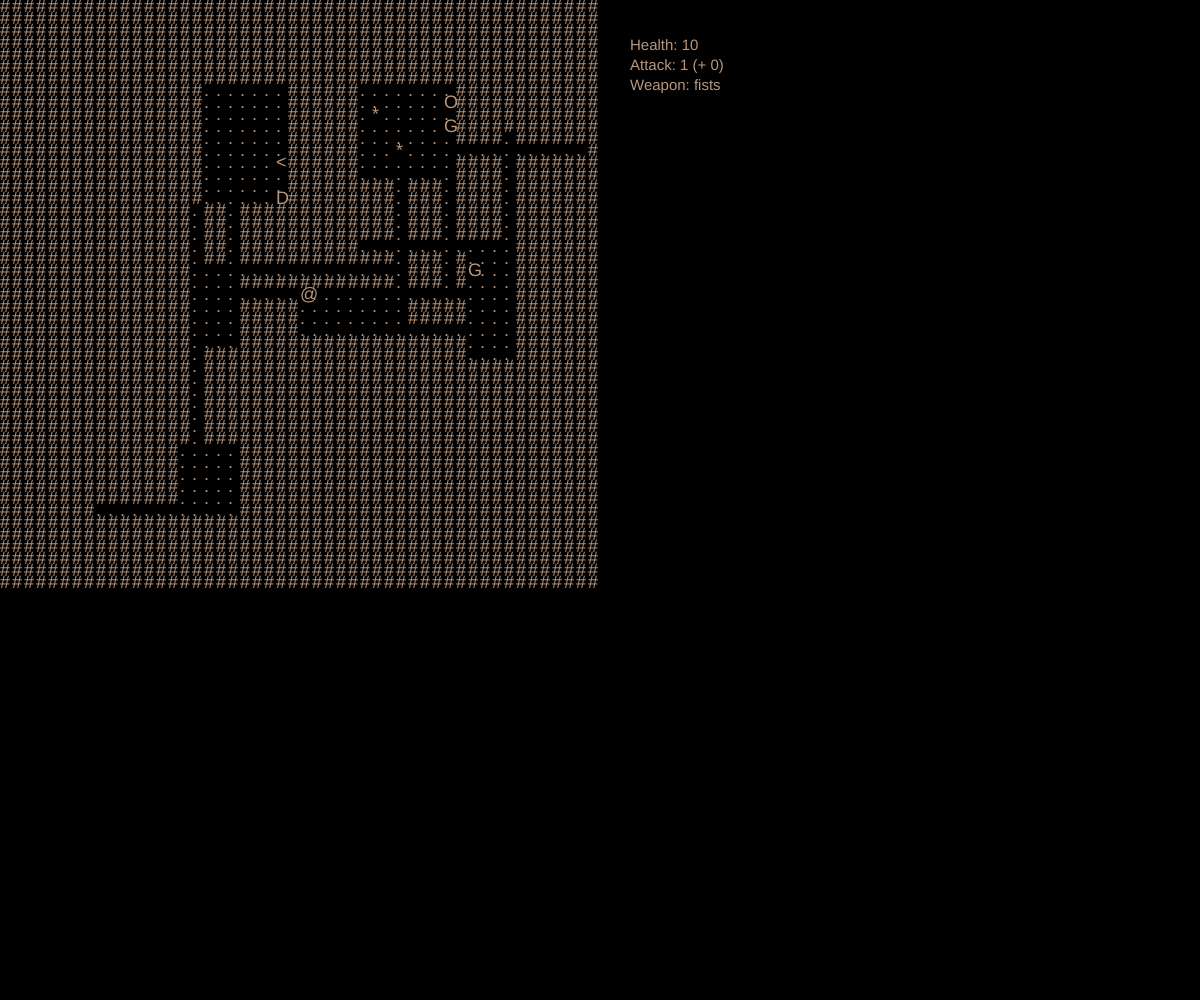
Frame 1 (no input)
Frame 60 (no input): identical to frame 1, image omitted
Frame 120 (the mouse pressed at the canvas centre since frame 60): identical to frame 1, image omitted

The p5.js sketch that drew this single still picture (run headless with seeded random() and noise() and a simulated clock; from frame 60 on, the mouse is pressed at the canvas centre):

// p5.js sketch
// ── sketch.js
// Project Title
// Your Name
// Date
//
// Extra for Experts:
// - describe what you did to take this project "above and beyond"


class Map{
  constructor(){
    this.map = [];
    this.mapSize = 50;
    this.mapTileSize = 12;
    this.textSize = 18;

    this.currentRoomHeight;
    this.currentRoomWidth;
    this.maxRoomSize = 11;
    this.minRoomSize = 4;
    this.roomX;
    this.roomY;
    this.roomXChange;
    this.roomYChange;

    this.corridorX;
    this.corridorY;
    this.corridorDirection;
    this.corridorLastDirection;
    this.corridorXChange;
    this.corridorYChange;
    this.corridorMaxLength = 12;
    this.corridorMinLength = 5;
    this.corridorLength;

    this.stairX = 0;
    this.stairY = 0;

    this.entities = [];
    this.items = [];
    this.maxItemsOnMap = 5;
    this.itemsOnMap;

    this.maxMonstersOnMap = 5;
    this.monstersOnMap;



  }

  //fills empty map with wall ("#");
  createEmptyMap(size){
    for (let columns = 0; columns < size; columns++){
      this.map.push([]);
      for (let rows = 0; rows < size; rows++){
        this.map[columns].push("#");
      }
    }
  }

  //places the "seed room" into map, which will be used as a base to draw the other rooms
  placeSeedRoom(x, y){
    this.currentRoomWidth = random(2, this.maxRoomSize);
    this.currentRoomHeight = random(2, this.maxRoomSize);

    for (let yPos = y; yPos < y + this.currentRoomHeight; yPos++){
      for (let xPos = x; xPos < x + this.currentRoomWidth; xPos++){
        this.map[yPos][xPos] = ".";
      }

    }
  }


  //picks a random spot that isn't "." to start a corridor
  pickCorridorSpot(){
    this.corridorX = Math.floor(random(1, this.mapSize));
    this.corridorY = Math.floor(random(1, this.mapSize));

    while (this.map[this.corridorY][this.corridorX] !== "."){
      this.corridorX = Math.floor(random(1, this.mapSize));
      this.corridorY = Math.floor(random(1, this.mapSize));
    }
  }

  //finds a suitable spot to place next corridor
  pickCorridorDirectionAndLength(){

    this.corridorDirection = Math.floor(random(4));

    //sets new direction if new one was same as old one
    while (this.corridorDirection === this.corridorLastDirection){
      this.corridorDirection = Math.floor(random(4));
    }



    //sets the last corridor direction
    this.corridorLastDirection = this.corridorDirection;


    //changes the corridor information based on a random number from 0 - 3 (four directions)
    switch(this.corridorDirection){

    case 0:
      this.corridorDirection = "left";
      this.corridorXChange = -1;
      this.corridorYChange = 0;
      break;

    case 1:
      this.corridorDirection = "right";
      this.corridorXChange = 1;
      this.corridorYChange = 0;
      break;

    case 2:
      this.corridorDirection = "up";
      this.corridorXChange = 0;
      this.corridorYChange = -1;
      break;

    case 3:
      this.corridorDirection = "down";
      this.corridorXChange = 0;
      this.corridorYChange = 1;
      break;
    }



    //snaps the start of the potential corridor to past the wall
    while (this.corridorY > 1 && this.corridorY < this.mapSize - 1 && this.corridorX > 1 && this.corridorX < this.mapSize - 1 && this.map[this.corridorY + this.corridorYChange][this.corridorX + this.corridorXChange] !== "#"){
      
      this.corridorX += this.corridorXChange;
      this.corridorY += this.corridorYChange;
      
    }

 
 
  }

  //calls pickCorridorSpot to find the spot and then draws the corridor
  addCorridor(){

   
    this.pickCorridorDirectionAndLength();
    this.corridorLength = Math.floor(random(this.corridorMinLength, this.corridorMaxLength));

    for (let i = 0; i < this.corridorLength; i++){
      this.corridorX += this.corridorXChange;
      this.corridorY += this.corridorYChange;
      if (this.corridorX > 0 && this.corridorX < this.mapSize -1 && this.corridorY > 0 && this.corridorY < this.mapSize -1 && this.map[this.corridorY][this.corridorX] !== "."){
        this.map[this.corridorY][this.corridorX] = "+";


        //changing the tile back to "#" and ends corridor if adjacent and parallel to a room
       
        if (this.corridorDirection === "up" || this.corridorDirection === "down"){
          if (this.map[this.corridorY][this.corridorX -1] === "." || this.map[this.corridorY][this.corridorX + 1] === "."){
            this.map[this.corridorY][this.corridorX] = "#";
            this.corridorLength = 0;

          }
          
       
        }
        else if (this.corridorDirection === "left" || this.corridorDirection === "right"){
          if (this.map[this.corridorY - 1][this.corridorX] === "." || this.map[this.corridorY + 1][this.corridorX] === "."){
            this.map[this.corridorY][this.corridorX] = "#";
            this.corridorLength = 0;

          }

          
        }
        
      }
      

      
      
    


    }
    
  }


  //generates coordinates and dimensions of potential room
  potentialRoom(){

    //sets initial room location to end of corridor
    this.roomX = this.corridorX;
    this.roomY = this.corridorY;

    //sets size
    this.currentRoomHeight = Math.floor(random(this.minRoomSize, this.maxRoomSize));
    this.currentRoomWidth = Math.floor(random(this.minRoomSize, this.maxRoomSize));

    if (this.corridorDirection === "up"){
      this.roomYChange = -1;
      this.roomXChange = 1;
      if (this.roomX - Math.floor(this.currentRoomWidth/2) > 0) this.roomX -= Math.floor(this.currentRoomWidth/2);
    }
    else if (this.corridorDirection === "down"){
      this.roomYChange = 1;
      this.roomXChange = 1;
      if (this.roomX - Math.floor(this.currentRoomWidth/2) > 0) this.roomX -= Math.floor(this.currentRoomWidth/2);
      
    }
    else if (this.corridorDirection === "left"){
      this.roomXChange = -1;
      this.roomYChange = 1;
      if (this.roomY - Math.floor(this.currentRoomHeight/2) > 0) this.roomY -= Math.floor(this.currentRoomHeight/2);
      
    }
    else if (this.corridorDirection === "right"){
      this.roomXChange = 1;
      this.roomYChange = 1;
      if (this.roomY - Math.floor(this.currentRoomHeight/2) > 0) this.roomY -= Math.floor(this.currentRoomHeight/2);
    }

    //makes the room start after the corridor so it doesnt go into the corridor
    this.roomX += this.roomXChange;
    this.roomY += this.roomYChange;
  }

  //returns true if there is nothing in the way of the potential room and false if there is
  spotEmpty(){
    for (let y = this.roomY - this.roomYChange; y !== this.roomY + this.roomYChange*this.currentRoomHeight + this.roomYChange; y += this.roomYChange){
      for (let x = this.roomX - this.roomXChange; x !== this.roomX + this.roomXChange*this.currentRoomWidth + this.roomXChange; x += this.roomXChange){

        if (x <= 0 || x >= this.mapSize || y <= 0 || y >= this.mapSize) return false;

        if (this.map[y][x] === ".") return false;

       
       

      }
    }
    return true;

  }

  placeRoom(){
    this.potentialRoom();

    if (this.spotEmpty() === true){
      for (let y = this.roomY; y !== this.roomY + this.roomYChange*this.currentRoomHeight; y += this.roomYChange){
        for (let x = this.roomX; x !== this.roomX + this.roomXChange*this.currentRoomWidth; x += this.roomXChange){
          this.map[y][x] = ".";
        }
      }
    
    }
    else {
      this.pickCorridorDirectionAndLength();
      this.addCorridor();
    }
    
  }

  placeStair(){
    while(this.map[this.stairY][this.stairX] !== "."){
      this.stairY = Math.floor(random(0, this.mapSize));
      this.stairX = Math.floor(random(0, this.mapSize));
    }
    this.map[this.stairY][this.stairX] = "<";

  }

  addEntities(){
    this.entities.push(new Character);
    this.addMonsters();
    this.placeMonsters();
  }

  placeEntities(){
    for (let entity = 0; entity < this.entities.length; entity++){
      this.map[this.entities[entity].y][this.entities[entity].x] = this.entities[entity].avatar;
    }
  }

  addItems(){
    this.items = [];
    this.itemsOnMap = Math.floor(random(this.maxItemsOnMap));
    for (let item = 0; item < this.itemsOnMap; item++){
      this.items.push(new Weapon);
    }

  }

  placeItems(){
    for (let item = 0; item < this.items.length; item++){
      this.items[item].y = Math.floor(random(this.mapSize));
      this.items[item].x = Math.floor(random(this.mapSize));
      while (this.map[this.items[item].y][this.items[item].x] !== "."){
        this.items[item].y = Math.floor(random(this.mapSize));
        this.items[item].x = Math.floor(random(this.mapSize));
      }
      this.map[this.items[item].y][this.items[item].x] = this.items[item].avatar;
 
    }
  }

  pickupItems(){
    for (let item = 0; item < this.items.length; item++){
      this.items[item].checkIfFound(this.entities[0], this.items, item, this.map);
    }
  }

  addMonsters(){
    this.entities.splice(1);
    this.monstersOnMap = Math.floor(random(this.maxMonstersOnMap));
    for (let monster = 0; monster < this.monstersOnMap; monster++){
      this.entities.push(new Monster);
    }
  }

  placeMonsters(){
    for (let monster = 1; monster < this.entities.length; monster++){
      this.entities[monster].y = Math.floor(random(this.mapSize));
      this.entities[monster].x = Math.floor(random(this.mapSize));
      while (this.map[this.entities[monster].y][this.entities[monster].x] !== "."){
        this.entities[monster].y = Math.floor(random(this.mapSize));
        this.entities[monster].x = Math.floor(random(this.mapSize));
      }
      
 
    }
  }




  resetMap(){
    this.map = [];
    this.createEmptyMap(this.mapSize);
    this.placeSeedRoom(this.entities[0].x, this.entities[0].y);
    this.generateDungeon(10);
    this.entities[0].currentTile = ".";
    this.placeStair();
    this.addMonsters();
    this.placeMonsters();
    
  }

  checkIfOnStair(){
    if (this.entities[0].currentTile === "<"){
      this.resetMap();
    } 
  }

  passTurn(){
    for (let entity = 0; entity < this.entities.length; entity++){
      this.entities[entity].move(this.map);

    }
  }

  

  generateDungeon(iterations){
 
    
    for (let i = 0; i < iterations; i++){
      this.pickCorridorSpot();
      this.pickCorridorDirectionAndLength();
      this.addCorridor();
      this.placeRoom();
    }
    this.placeStair();
    this.addItems();
    this.placeItems();
    

  }


  
  //draws the map
  drawMap(size){
    textSize(this.textSize);
    for (let y = 0; y < size; y++){
      for (let x = 0; x < size; x++){
        fill(183, 150, 124);
        if (this.map[y][x] !== "+") text(this.map[y][x], x * this.mapTileSize, y * this.mapTileSize);
         else {text(".", x * this.mapTileSize, y * this.mapTileSize);}
      }
    }
  }

 

}

class Character{
  constructor(){
    this.y = 25;
    this.x = 25;
    this.currentTile = ".";
    this.avatar = "@";
    this.state = "standard";

    this.moveDirection = "stationary";
    this.yChange = 0;
    this.xChange = 0;
    this.lastDirection = "";


    this.health = 10;
    this.weapon = "fists";
    this.attack = 1;
    this.weaponAttack = 0;

    this.itemPendingPickup;

  }

  changeMoveDirection(direction){

    if (direction === "up"){
      this.yChange = -1;
      this.xChange = 0;
      this.moveDirection = "up";

    }
    if (direction === "down"){
      this.yChange = 1;
      this.xChange = 0;
      this.moveDirection = "down";

    }
    if (direction === "left"){
      this.yChange = 0;
      this.xChange = -1;
      this.moveDirection = "left";

    }
    if (direction === "right"){
      this.yChange = 0;
      this.xChange = 1;
      this.moveDirection = "right";

    }

  }

  move(map){
    if (0 < this.x + this.xChange && 50 > this.x + this.xChange && 0 < this.y + this.yChange && 50 > this.y + this.yChange){
      if (map[this.y + this.yChange][this.x + this.xChange] === "." || map[this.y + this.yChange][this.x + this.xChange] === "+" || map[this.y + this.yChange][this.x + this.xChange] === "<" || map[this.y + this.yChange][this.x + this.xChange] === "*"){
        map[this.y][this.x] = this.currentTile;
        this.y += this.yChange;
        this.x += this.xChange;
        this.currentTile = map[this.y][this.x];
        this.yChange = 0;
        this.Change = 0;
        this.moveDirection = "stationary";
        
      }
    }
  
  }

  checkDeadEnd(direction, messageObject){
    if (this.currentTile === "+"){
      if (this.moveDirection === direction){
        messageObject.addDeadEndMessage();

      }
    }
  }



  






}

class Monster{
  constructor(){
    this.y;
    this.x;
    this.currentTile = ".";
    

    //[name, avatar, health, attack]
    this.possibleTypes = [["goblin", "G", 5, 2], ["troll", "T", 10, 4], ["orc", "O", 8, 3], ["daemon", "D", 5, 4]];
    this.type = this.possibleTypes[Math.floor(random(this.possibleTypes.length))];
    this.name = this.type[0];
    this.avatar = this.type[1];

    this.moveDirection;
    this.yChange = 0;
    this.xChange = 0;

    this.health = this.type[2];
    this.attack = this.type[3];
    this.playerInRange;
  }

  pickMoveDirection(player){
    if (player.x < this.x){
      this.xChange = -1;
      this.yChange = 0;
    }
    if (player.x > this.x){
      this.xChange = 1;
      this.yChange = 0;
    }
    if (player.y < this.y){
      this.yChange = -1;
      this.xChange = 0;
    }
    if (player.y > this.y){
      this.yChange = 1;
      this.xChange = 0;
    }

  }

  move(){
    this.pickMoveDirection(map1.entities[0]);
    if (map1.map[this.y + this.yChange][this.x + this.xChange] === "." || map1.map[this.y + this.yChange][this.x + this.xChange] === "+"){
      map1.map[this.y][this.x] = this.currentTile;
      this.y += this.yChange;
      this.x += this.xChange;
      map1.map[this.y][this.x] = this.avatar;
    }


  }
}

class Weapon{
  constructor(){
    this.avatar = "*";
    this.maxPower = 15;
    this.found = false;
    

    this.possibleMaterials = ["iron", "copper", "bronze", "wooden", "crystal", "kingslayer", "dragonslayer"];
    this.possibleWeapons = ["longsword", "spear", "scimitar", "halberd", "mace", "warhammer", "dagger"];
    this.name = this.possibleMaterials[Math.floor(random(this.possibleMaterials.length))] + " " + this.possibleWeapons[Math.floor(random(this.possibleWeapons.length))];
    this.power = Math.floor(random(this.maxPower));
    if (this.power < 4) this.name += " (broken)";
    

    this.x;
    this.y;
  }

  checkIfFound(character, itemArray, itemArrayIndex){
    if (this.x === character.x && this.y === character.y){
     

      messages1.addWeaponFoundMessage(itemArray[itemArrayIndex]);
      messages1.weaponFoundDecision(itemArray[itemArrayIndex], character);
      messages1.weaponFoundQuestion();
      itemArray.splice(itemArrayIndex, 1);

    }


  }
}

class Messages{
  constructor(){
    this.y = 600;
    this.currentMessages = [];
  }

  clearMessages(){
    this.currentMessages = [];
  }

  addMoveMessage(direction){
    this.currentMessages.push("You move " + direction + ".");
  }

  addDeadEndMessage(){
    this.currentMessages.push("It's a dead end!");
  }

  addWeaponFoundMessage(weapon){
    this.currentMessages.push("You found a " + weapon.name + ".");
  }

  weaponFoundQuestion(){
    if (map1.entities[0].state === "weaponPickup"){
      this.currentMessages.push("Would you like to replace your " + map1.entities[0].weapon + " with this " + map1.entities[0].itemPendingPickup.name + " (" + map1.entities[0].itemPendingPickup.power + " atk)? y/n");
    }
  }

  addCustomMessage(message){
    this.currentMessages.push(message);
  }

  
  weaponFoundDecision(weapon, character){
    character.itemPendingPickup = weapon;
    character.state = "weaponPickup";
  }





  displayMessages(){
    for (let message = 0; message < this.currentMessages.length; message++){
      textSize(15);
      text(this.currentMessages[message], 0, this.y + 15*message);

    }
    
  }

}

class Stats{
  constructor(){
    this.x = 650;

  }

  displayHealth(character){
    text("Health: " + character.health, 630, 50);
  }

  displayAttack(character){
    text("Attack: " + character.attack  + " (+ " + character.weaponAttack + ")", 630, 70);
  }

  displayWeapon(character){
    text("Weapon: " + character.weapon, 630, 90);
  }

  drawStats(){
    textSize(15);
    this.displayHealth(map1.entities[0]);
    this.displayAttack(map1.entities[0]);
    this.displayWeapon(map1.entities[0]);
  }
  
}



let map1;
let messages1;
let stats1;
function keyPressed(){

  if (map1.entities[0].state === "standard"){
    if (keyCode === RIGHT_ARROW){
      map1.entities[0].changeMoveDirection("right");
      map1.passTurn();
      messages1.clearMessages();
      messages1.addMoveMessage("right");
      //map1.entities[0].checkDeadEnd("right", messages1);
      
    }
    if (keyCode === LEFT_ARROW){
      map1.entities[0].changeMoveDirection("left");
      map1.passTurn();
      messages1.clearMessages();
      messages1.addMoveMessage("left");
      //map1.entities[0].checkDeadEnd("left", messages1);
      
    }
    if (keyCode === UP_ARROW){
      map1.entities[0].changeMoveDirection("up");
      map1.passTurn();
      messages1.clearMessages();
      messages1.addMoveMessage("up");
      //map1.entities[0].checkDeadEnd("up", messages1);
      
    }
    if (keyCode === DOWN_ARROW){
      map1.entities[0].changeMoveDirection("down");
      map1.passTurn();
      messages1.clearMessages();
      messages1.addMoveMessage("down");
     // map1.entities[0].checkDeadEnd("down", messages1);
    }

  }
  
}

function keyTyped(){
  if (map1.entities[0].state === "weaponPickup"){
    if (key === 'y'){
      map1.entities[0].weapon = map1.entities[0].itemPendingPickup.name;
      map1.entities[0].weaponAttack = map1.entities[0].itemPendingPickup.power;
      map1.entities[0].currentTile = ".";
      map1.entities[0].itemPendingPickup.found = true;
      map1.entities[0].state = "standard";
      messages1.addCustomMessage("You picked up the " + map1.entities[0].itemPendingPickup.name + ".");

    }
    else if (key === 'n'){
      map1.entities[0].currentTile = ".";
      map1.entities[0].itemPendingPickup.found = true;
      map1.entities[0].state = "standard";
      messages1.addCustomMessage("You discarded the " + map1.entities[0].itemPendingPickup.name + ".");


    }
    else{
      messages1.addCustomMessage("Incorrect command.");

    }
  }
}





function setup() {
  createCanvas(windowWidth, windowHeight);
  map1 = new Map();
  messages1 = new Messages();
  stats1 = new Stats();
  map1.createEmptyMap(map1.mapSize);
  map1.placeSeedRoom(25, 25);
  
  map1.generateDungeon(10);
  map1.addEntities();
  map1.placeEntities();
}

function draw() {
  background(0);

  map1.placeEntities();
  map1.drawMap(map1.mapSize);
  map1.checkIfOnStair();
  map1.pickupItems();
  messages1.displayMessages();
  stats1.drawStats();

  

}
